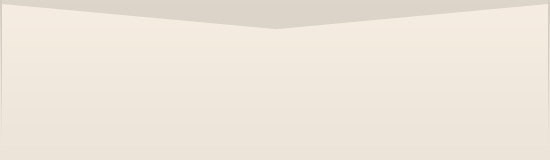
%> input picture images/bg-ramp.jpg, 550 x 160 px
$ octave --eval "result = image_load_func('images/bg-ramp.jpg');"   (GNU Octave 9; MATLAB toolbox functions it lacks are replaced by stand-ins)
%> lines starting %> are read from the running program, lines starting %| are printed output that depends on the picture; in (x1, y1, x2, y2) boxes, pixels count from 0 and x2, y2 are one past the last pixel; in counts of white or black regions, pixels touching at a corner belong together; the program's own positions count from 1
function [ data ] = image_load_func(src)
%> called with src = 'images/bg-ramp.jpg'
%UNTITLED5 Summary of this function goes here
%   Detailed explanation goes here
rgbI = imread(src);
%> rgbI is the input picture: size 160x550x3 uint8; mean R, G, B 237.8, 229.7, 218.7

%convert to lab
labTransformation = makecform('srgb2lab');
labI = applycform(rgbI,labTransformation);
%> labI: size 160x550x3 uint8; mean of channels 1, 2, 3 233.7, 129.1, 134.1

%seperate l,a,b
l = labI(:,:,1);
a = labI(:,:,2);
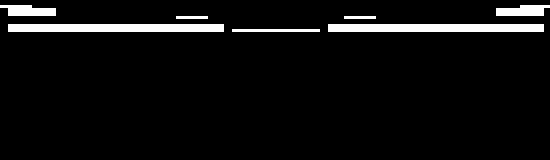
%> a: size 160x550 uint8; values 129 (black) and 130 (white), 5.5% white; 7 white regions, largest, box (x1, y1, x2, y2) and area: (8, 24, 224, 32) 1728, (328, 24, 544, 32) 1728, (0, 5, 56, 16) 480
b = labI(:,:,3);
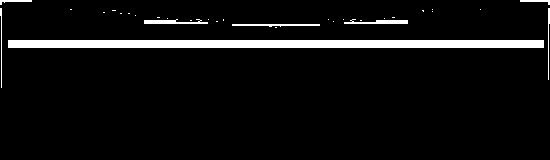
%> b: size 160x550 uint8; values 134 (black) and 135 (white), 5.9% white; 31 white regions (23 under 20 px), largest, box (x1, y1, x2, y2) and area: (8, 40, 544, 48) 4288, (144, 19, 208, 24) 202, (344, 19, 408, 24) 200
x=a(:);
y=b(:);
data=[x,y];
file= fopen('Matlab output22.txt','w');
fprintf(file,'%d %d\n',data);
fclose(file);
figure, imshow(l) , title('l');
figure, imshow(a) , title('a');
figure, imshow(b) , title('b');

end
